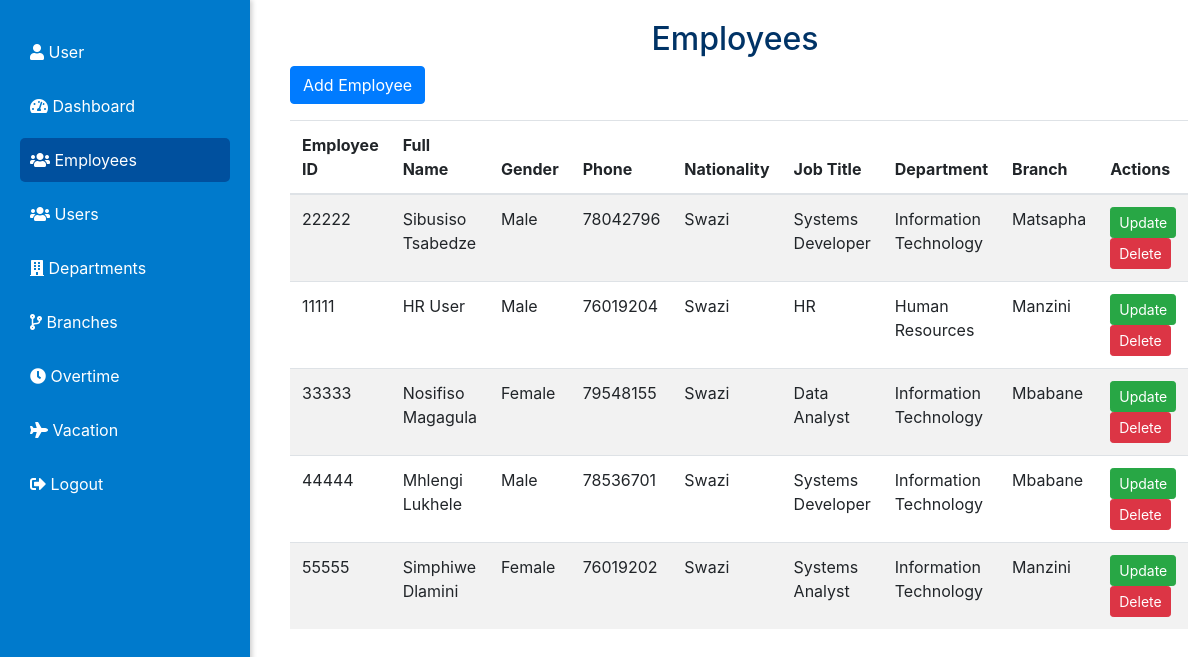
The page /pages/employees.php (signed in) on the database its author committed.
### tables this page shows
CREATE TABLE `employees` (
  `id` int(11) NOT NULL,
  `EmployeeID` varchar(50) NOT NULL,
  `NationalID` varchar(50) DEFAULT NULL,
  `FullName` varchar(100) DEFAULT NULL,
  `Gender` enum('Male','Female','Other') DEFAULT NULL,
  `Phone` varchar(15) DEFAULT NULL,
  `Nationality` varchar(50) DEFAULT NULL,
  `JobTitle` varchar(100) DEFAULT NULL,
  `DepartmentID` int(11) DEFAULT NULL,
  `BranchID` int(11) DEFAULT NULL
);

CREATE TABLE `departments` (
  `DepartmentID` int(11) NOT NULL,
  `DepartmentName` varchar(100) NOT NULL
);

CREATE TABLE `branch` (
  `BranchID` int(11) NOT NULL,
  `BranchName` varchar(100) NOT NULL
);

### pages/employees.php (the view, shortened to what this page needs)
<?php
include '../includes/db.php';
$query = "SELECT e.id, e.EmployeeID, e.FullName, e.Gender, e.Phone, e.Nationality, e.JobTitle, d.DepartmentName, b.BranchName
          FROM Employees e
          LEFT JOIN Departments d ON e.DepartmentID = d.DepartmentID
          LEFT JOIN Branch b ON e.BranchID = b.BranchID";
$result = $conn->query($query);
?>
<!DOCTYPE html>
<html lang="en">
<head>
    <link rel="stylesheet" href="../css/styles.css">
    <link rel="stylesheet" href="https://maxcdn.bootstrapcdn.com/bootstrap/4.5.2/css/bootstrap.min.css">
    <link rel="stylesheet" href="https://cdnjs.cloudflare.com/ajax/libs/font-awesome/5.15.3/css/all.min.css">
</head>
<body>
<div class="sidebar">
    <ul class="list-unstyled">
        <li><a href="profile.php"><i class="fas fa-user"></i> <?php echo htmlspecialchars($_SESSION['username']); ?></a></li>
        <li><a href="dashboard.php"><i class="fas fa-tachometer-alt"></i> Dashboard</a></li>
        <li><a href="employees.php" class="active"><i class="fas fa-users"></i> Employees</a></li>
        <li><a href="users.php"><i class="fas fa-users"></i> Users</a></li>
        <li><a href="departments.php"><i class="fas fa-building"></i> Departments</a></li>
        <li><a href="branches.php"><i class="fas fa-code-branch"></i> Branches</a></li>
        <li><a href="overtime.php"><i class="fas fa-clock"></i> Overtime</a></li>
        <li><a href="vacation.php"><i class="fas fa-plane"></i> Vacation</a></li>
        <li><a href="logout.php"><i class="fas fa-sign-out-alt"></i> Logout</a></li>
    </ul>
</div>
    <div class="content" style="margin-left: 270px; padding: 20px;">
        <h2 class="text-center">Employees</h2>
<button class="btn btn-primary mb-3" data-toggle="modal" data-target="#addEmployeeModal">Add Employee</button>
        <table class="table table-striped">
            <thead>
                <tr>
                    <th>Employee ID</th>
                    <th>Full Name</th>
                    <th>Gender</th>
                    <th>Phone</th>
                    <th>Nationality</th>
                    <th>Job Title</th>
                    <th>Department</th>
                    <th>Branch</th>
                    <th>Actions</th>
                </tr>
            </thead>
            <tbody>
                <?php while ($row = $result->fetch_assoc()): ?>
                <tr>
                    <td><?php echo $row['EmployeeID']; ?></td>
                    <td><?php echo $row['FullName']; ?></td>
                    <td><?php echo $row['Gender']; ?></td>
                    <td><?php echo $row['Phone']; ?></td>
                    <td><?php echo $row['Nationality']; ?></td>
                    <td><?php echo $row['JobTitle']; ?></td>
                    <td><?php echo $row['DepartmentName']; ?></td>
                    <td><?php echo $row['BranchName']; ?></td>
                    <td>
                    <button class="btn btn-success btn-sm" data-toggle="modal" data-target="#updateEmployeeModal"
                            onclick="fillUpdateModal(<?php echo $row['id']; ?>, '<?php echo $row['EmployeeID']; ?>', '<?php echo $row['FullName']; ?>', '<?php echo $row['Gender']; ?>', '<?php echo $row['Phone']; ?>', '<?php echo $row['Nationality']; ?>', '<?php echo $row['JobTitle']; ?>', '<?php echo $row['DepartmentName']; ?>', '<?php echo $row['BranchName']; ?>')">Update</button>
                    <a href="delete_employee.php?id=<?php echo $row['id']; ?>" class="btn btn-danger btn-sm" onclick="return confirm('Are you sure you want to delete this employee?');">Delete</a>
                </td>
                </tr>
                <?php endwhile; ?>
            </tbody>
        </table>
    </div>
</body>
</html>

### css/styles.css (style rules this page uses)
body { font-family: Arial, sans-serif; background-color: white; margin: 0; padding: 0; }
.sidebar { width: 220px; background: #003366; color: #ffffff; padding: 20px; position: fixed; height: 100%; top: 0; left: 0; box-shadow: 2px 0 5px rgba(0, 0, 0, 0.2); }
.sidebar ul { list-style-type: none; padding: 0; }
.sidebar li { margin: 10px 0; }
.sidebar a { color: #ffffff; text-decoration: none; padding: 10px; display: block; transition: background 0.3s; }
button { padding: 12px; margin: 10px 0; border: none; border-radius: 5px; background: #007acc; color: #ffffff; font-size: 16px; cursor: pointer; transition: background 0.3s; }
h2 { color: #003366; }
.sidebar { background-color: #007acc; height: 100vh; position: fixed; width: 250px; }
.sidebar a { color: white; text-decoration: none; }
.sidebar a.active { background-color: #00509e; color: white; border-radius: 5px; }

### rows shown on the page
employees: EmployeeID "22222", FullName "Sibusiso Tsabedze", Gender "Male", Phone "78042796", Nationality "Swazi", JobTitle "Systems Developer", DepartmentID.DepartmentName "Information Technology", BranchID.BranchName "Matsapha"
employees: EmployeeID "11111", FullName "HR User", Gender "Male", Phone "76019204", Nationality "Swazi", JobTitle "HR", DepartmentID.DepartmentName "Human Resources", BranchID.BranchName "Manzini"
employees: EmployeeID "33333", FullName "Nosifiso Magagula", Gender "Female", Phone "79548155", Nationality "Swazi", JobTitle "Data Analyst", DepartmentID.DepartmentName "Information Technology", BranchID.BranchName "Mbabane"
employees: EmployeeID "44444", FullName "Mhlengi Lukhele", Gender "Male", Phone "78536701", Nationality "Swazi", JobTitle "Systems Developer", DepartmentID.DepartmentName "Information Technology", BranchID.BranchName "Mbabane"
employees: EmployeeID "55555", FullName "Simphiwe Dlamini", Gender "Female", Phone "76019202", Nationality "Swazi", JobTitle "Systems Analyst", DepartmentID.DepartmentName "Information Technology", BranchID.BranchName "Manzini"

### other values the page prints
$_SESSION['username'] "User"
